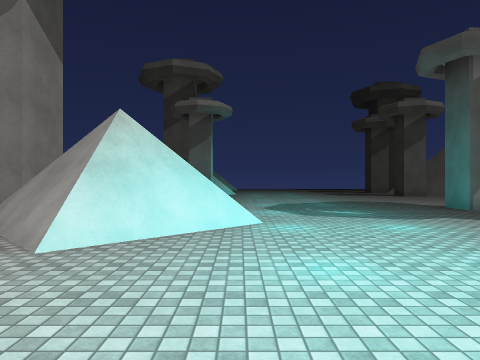
View 1 (above)

24 first-person views from a walk through a Unity game level. The camera is 1.5 m above the floor, looks level and sees 70° across. The floor is counted in squares, 2 m on a side. Each view is taken from the middle of a square. On the plan, view 1 faces up. The plan holds only what a view shows up to about 11 squares ahead; the rest is blank. The place goes on beyond the plan. Surface patterns are stand-ins for the level's own textures.

View 2
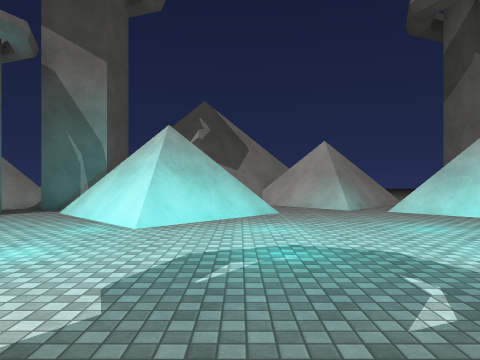

View 3
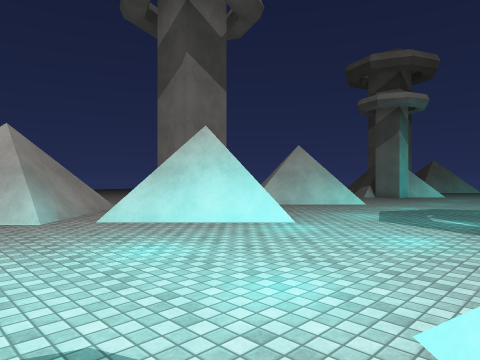

View 4
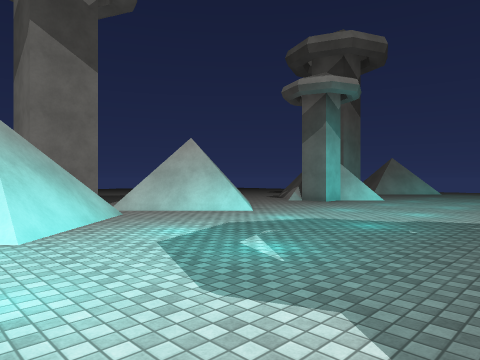

View 5
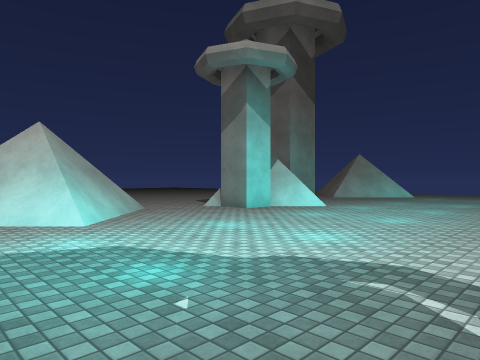

View 6
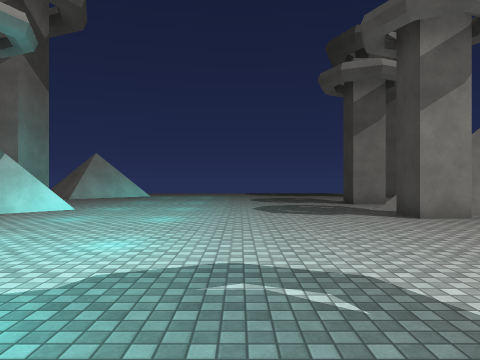

View 7
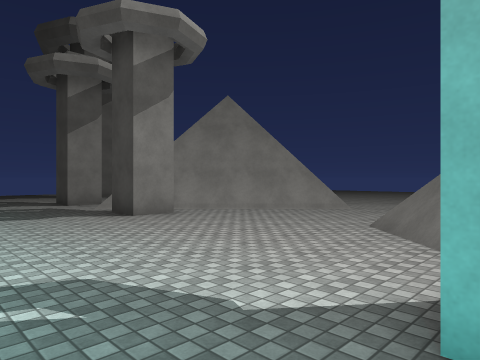

View 8
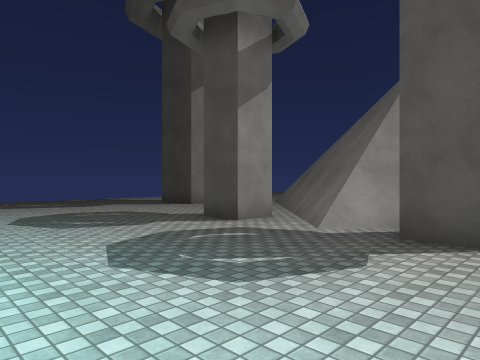

View 9
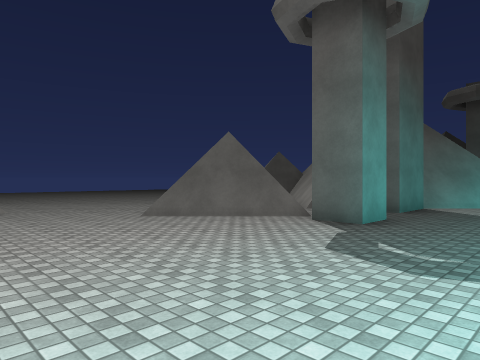

View 10
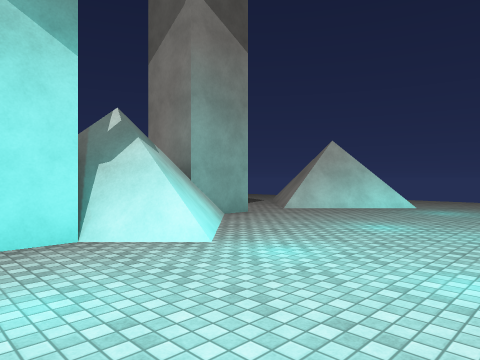

View 11
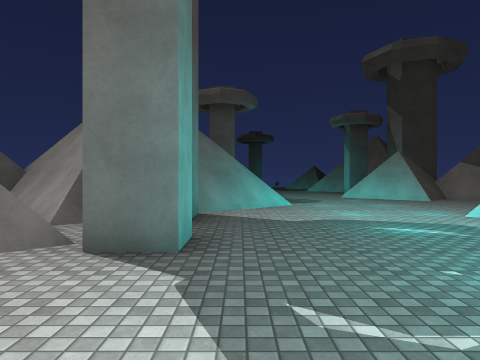

View 12
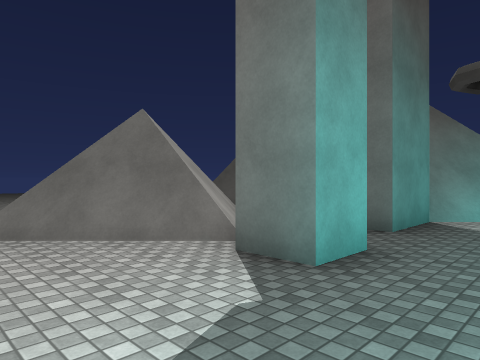

View 13
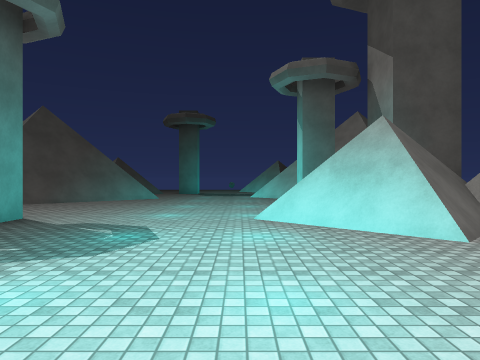

View 14
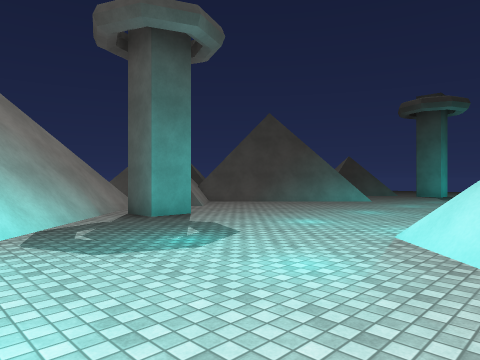

View 15
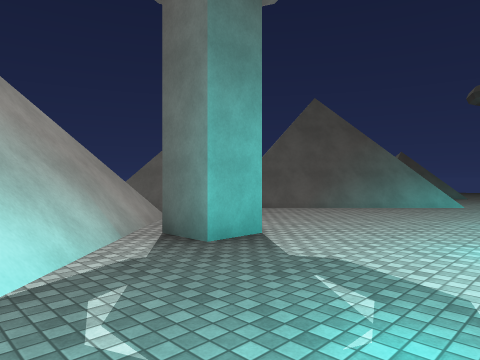

View 16
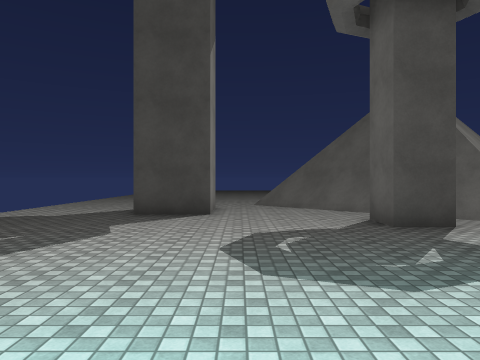

View 17
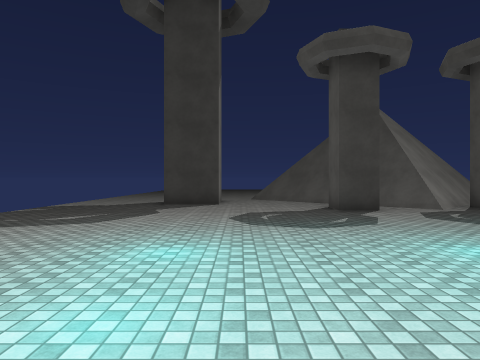

View 18
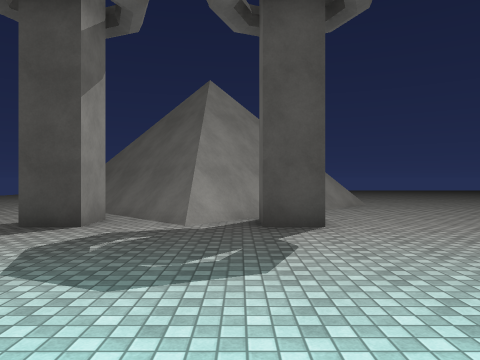

View 19
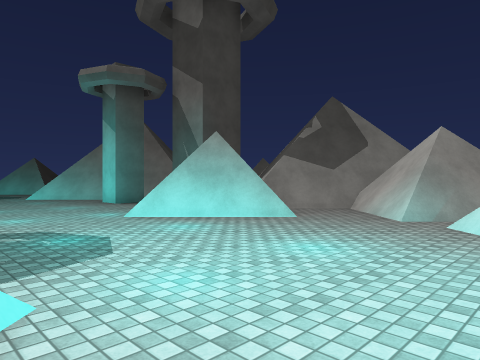

View 20
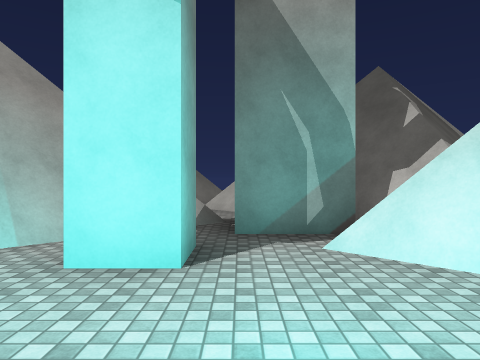

View 21
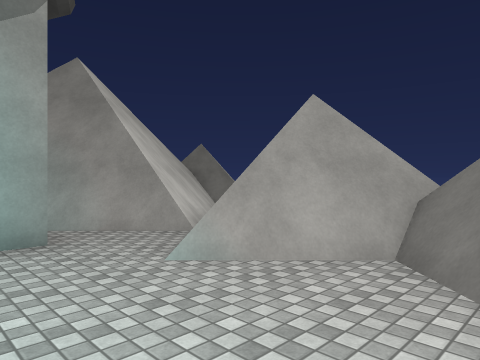

View 22
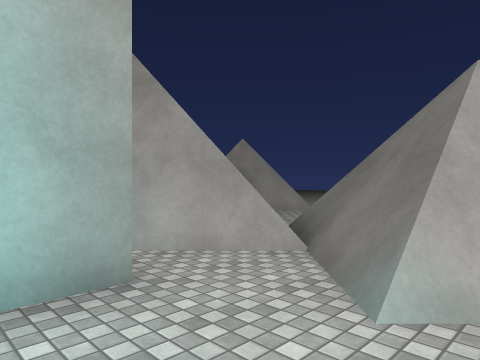

View 23
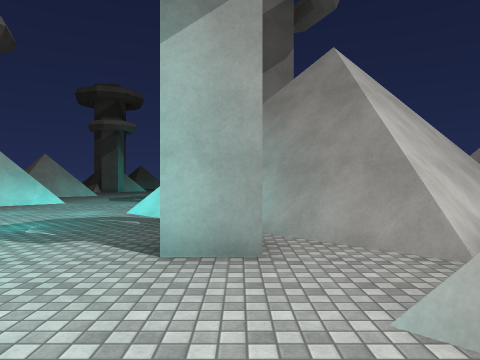

View 24
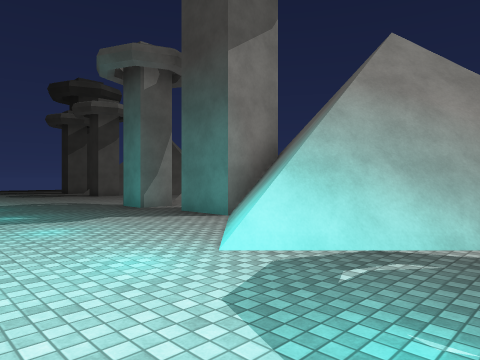

### Floor plan
Key: @ floor where view 1 was taken; # wall or solid block; x gap in a wall; . floor; = window, fence, low wall or low ledge; T tower.
Columns run from 7 left of view 1 to 12 right of it. Each row starts with its distance up from view 1.
 25       #..........TT
 24    ####..........TT.
 23    .##..............
 22    ................#
 21    TT.............##
 20    T#..........T.##
 19     ##..........##
 18      ##........###
 17     ###........T##
 16     #T.........T.##
 15    ...............##
 14    ................#
 13     #...............
 12     ##..............
 11     ##=.........#...
 10     ##.........###..
  9  TT #........Tx##
  8  TT  #.........##
  7      ##......TT##
  6    #####.....T ##
  5   ==###......##### #
  4   ##=#......##   ###
  3   ###......###    ##
  2   ##........##    ##
  1  ##..........##  ###
  0   ##.##@......####.
 -1   ######.....T.##
 -2   ######.......##
 -3   #####........##
 -4    TT=.........##
 -5 ##.TT..........##
 -6 =. #=TT.......###

Where each view was taken, in squares from view 1:
view 1: 0 up, 0 right, facing up
view 2: 0 up, 6 right, facing left
view 3: 1 up, 4 right, facing up-left
view 4: 5 up, 5 right, facing up-left
view 5: 9 up, 5 right, facing up-left
view 6: 9 up, 4 right, facing up
view 7: 9 up, 4 right, facing up-right
view 8: 15 up, 3 right, facing up-right
view 9: 15 up, 3 right, facing down-right
view 10: 15 up, 3 right, facing up-left
view 11: 13 up, 5 right, facing down
view 12: 12 up, 4 right, facing down-right
view 13: 5 up, 1 right, facing down
view 14: 3 up, 1 left, facing down-right
view 15: 2 up, 2 right, facing down-right
view 16: 23 up, 2 right, facing right
view 17: 23 up, 1 left, facing right
view 18: 17 up, 2 right, facing right
view 19: 5 up, 4 right, facing down-left
view 20: 5 down, 2 right, facing left
view 21: 6 down, 5 right, facing up-right
view 22: 4 down, 5 right, facing up-right
view 23: 5 down, 6 right, facing up
view 24: 0 up, 1 right, facing up-right
